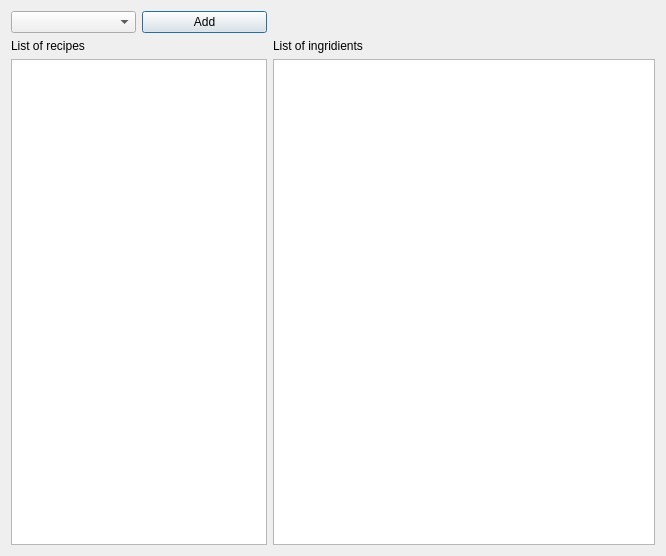
<?xml version="1.0" encoding="UTF-8"?>
<ui version="4.0">
 <class>ShoppingList</class>
 <widget class="QDialog" name="ShoppingList">
  <property name="geometry">
   <rect>
    <x>0</x>
    <y>0</y>
    <width>666</width>
    <height>556</height>
   </rect>
  </property>
  <property name="windowTitle">
   <string>Dialog</string>
  </property>
  <layout class="QGridLayout" name="gridLayout">
   <item row="0" column="0">
    <widget class="QComboBox" name="comboBox"/>
   </item>
   <item row="0" column="1">
    <widget class="QPushButton" name="pushButton">
     <property name="text">
      <string>Add</string>
     </property>
    </widget>
   </item>
   <item row="1" column="0">
    <widget class="QLabel" name="label">
     <property name="text">
      <string>List of recipes</string>
     </property>
    </widget>
   </item>
   <item row="1" column="2">
    <widget class="QLabel" name="label_2">
     <property name="text">
      <string>List of ingridients</string>
     </property>
    </widget>
   </item>
   <item row="2" column="0" colspan="2">
    <widget class="QListWidget" name="listWidget"/>
   </item>
   <item row="2" column="2">
    <widget class="QTableWidget" name="tableWidget"/>
   </item>
  </layout>
 </widget>
 <resources/>
 <connections/>
</ui>
